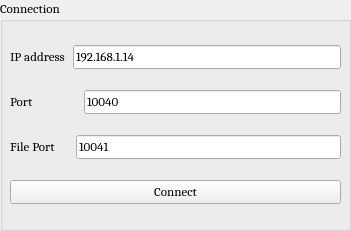
     <widget class="QGroupBox" name="connectionGroupBox">
      <property name="geometry">
       <rect>
        <x>0</x>
        <y>10</y>
        <width>351</width>
        <height>231</height>
       </rect>
      </property>
      <property name="font">
       <font>
        <family>Cambria</family>
        <pointsize>10</pointsize>
        <weight>50</weight>
        <bold>false</bold>
       </font>
      </property>
      <property name="title">
       <string>Connection</string>
      </property>
      <widget class="QWidget" name="verticalLayoutWidget">
       <property name="geometry">
        <rect>
         <x>10</x>
         <y>30</y>
         <width>331</width>
         <height>193</height>
        </rect>
       </property>
       <property name="font">
        <font>
         <family>Cambria</family>
         <pointsize>10</pointsize>
         <weight>50</weight>
         <bold>false</bold>
        </font>
       </property>
       <layout class="QVBoxLayout" name="verticalLayout">
        <item>
         <layout class="QHBoxLayout" name="horizontalLayout_2" stretch="0,0">
          <property name="spacing">
           <number>8</number>
          </property>
          <property name="sizeConstraint">
           <enum>QLayout::SetDefaultConstraint</enum>
          </property>
          <item>
           <widget class="QLabel" name="ip_label">
            <property name="sizePolicy">
             <sizepolicy hsizetype="Preferred" vsizetype="Preferred">
              <horstretch>0</horstretch>
              <verstretch>0</verstretch>
             </sizepolicy>
            </property>
            <property name="font">
             <font>
              <family>Cambria</family>
              <pointsize>10</pointsize>
              <weight>50</weight>
              <bold>false</bold>
             </font>
            </property>
            <property name="text">
             <string>IP address</string>
            </property>
           </widget>
          </item>
          <item>
           <widget class="QLineEdit" name="ipAddress">
            <property name="enabled">
             <bool>true</bool>
            </property>
            <property name="font">
             <font>
              <family>Cambria</family>
              <pointsize>10</pointsize>
              <weight>50</weight>
              <bold>false</bold>
             </font>
            </property>
            <property name="text">
             <string>192.168.1.14</string>
            </property>
           </widget>
          </item>
         </layout>
        </item>
        <item>
         <layout class="QHBoxLayout" name="horizontalLayout_3">
          <property name="spacing">
           <number>50</number>
          </property>
          <item>
           <widget class="QLabel" name="port_label">
            <property name="sizePolicy">
             <sizepolicy hsizetype="Preferred" vsizetype="Preferred">
              <horstretch>0</horstretch>
              <verstretch>0</verstretch>
             </sizepolicy>
            </property>
            <property name="font">
             <font>
              <family>Cambria</family>
              <pointsize>10</pointsize>
              <weight>50</weight>
              <bold>false</bold>
             </font>
            </property>
            <property name="text">
             <string>Port</string>
            </property>
           </widget>
          </item>
          <item>
           <widget class="QLineEdit" name="portAddress">
            <property name="font">
             <font>
              <family>Cambria</family>
              <pointsize>10</pointsize>
              <weight>50</weight>
              <bold>false</bold>
             </font>
            </property>
            <property name="text">
             <string>10040</string>
            </property>
           </widget>
          </item>
         </layout>
        </item>
        <item>
         <layout class="QHBoxLayout" name="horizontalLayout_4">
          <property name="spacing">
           <number>20</number>
          </property>
          <item>
           <widget class="QLabel" name="fileport_label">
            <property name="font">
             <font>
              <family>Cambria</family>
              <pointsize>10</pointsize>
              <weight>50</weight>
              <bold>false</bold>
             </font>
            </property>
            <property name="text">
             <string>File Port</string>
            </property>
            <property name="scaledContents">
             <bool>false</bool>
            </property>
           </widget>
          </item>
          <item>
           <widget class="QLineEdit" name="fileportAddress">
            <property name="font">
             <font>
              <family>Cambria</family>
              <pointsize>10</pointsize>
              <weight>50</weight>
              <bold>false</bold>
             </font>
            </property>
            <property name="text">
             <string>10041</string>
            </property>
           </widget>
          </item>
         </layout>
        </item>
        <item>
         <widget class="QPushButton" name="connect_btn">
          <property name="font">
           <font>
            <family>Cambria</family>
            <pointsize>10</pointsize>
            <weight>50</weight>
            <bold>false</bold>
           </font>
          </property>
          <property name="text">
           <string>Connect</string>
          </property>
         </widget>
        </item>
       </layout>
      </widget>
     </widget>
